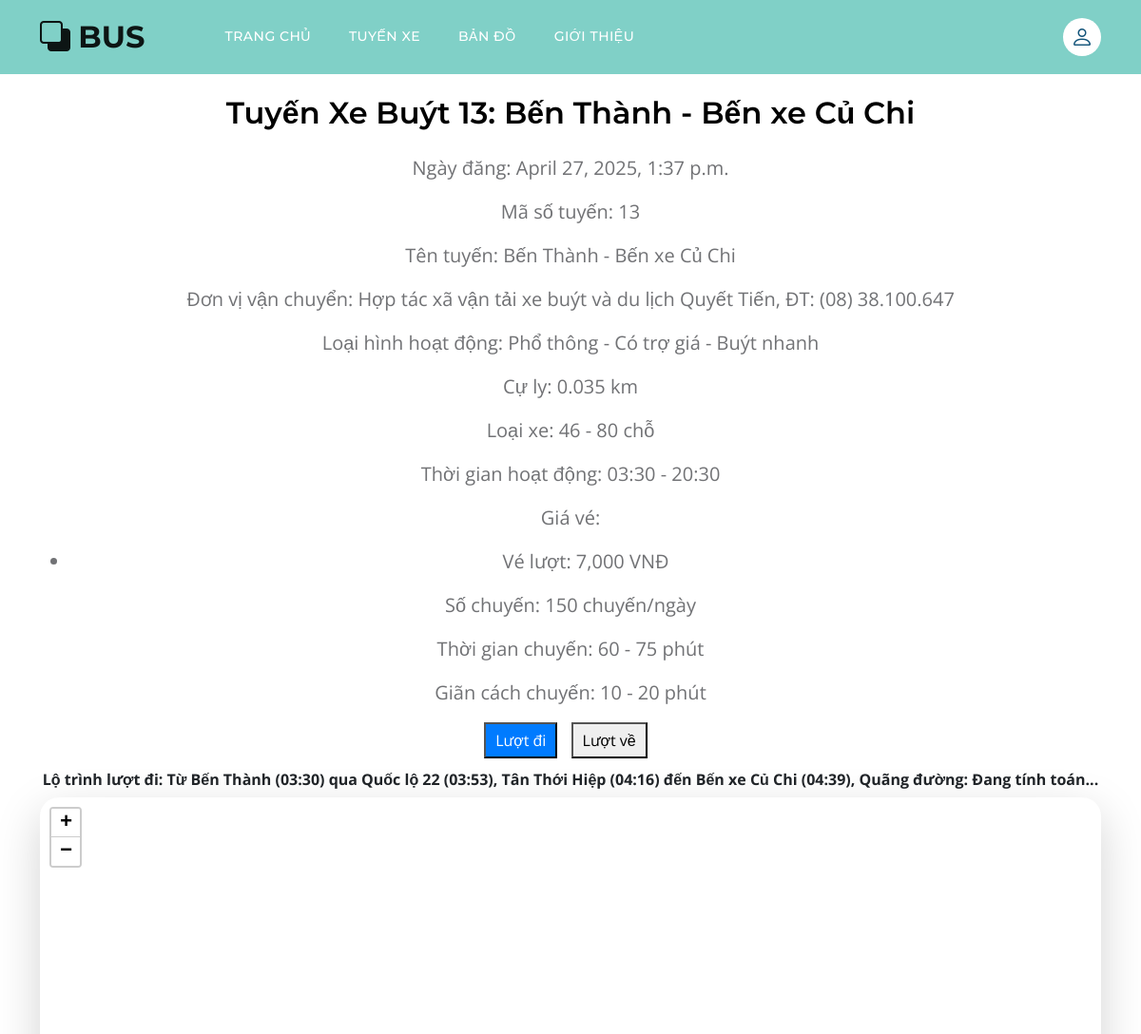
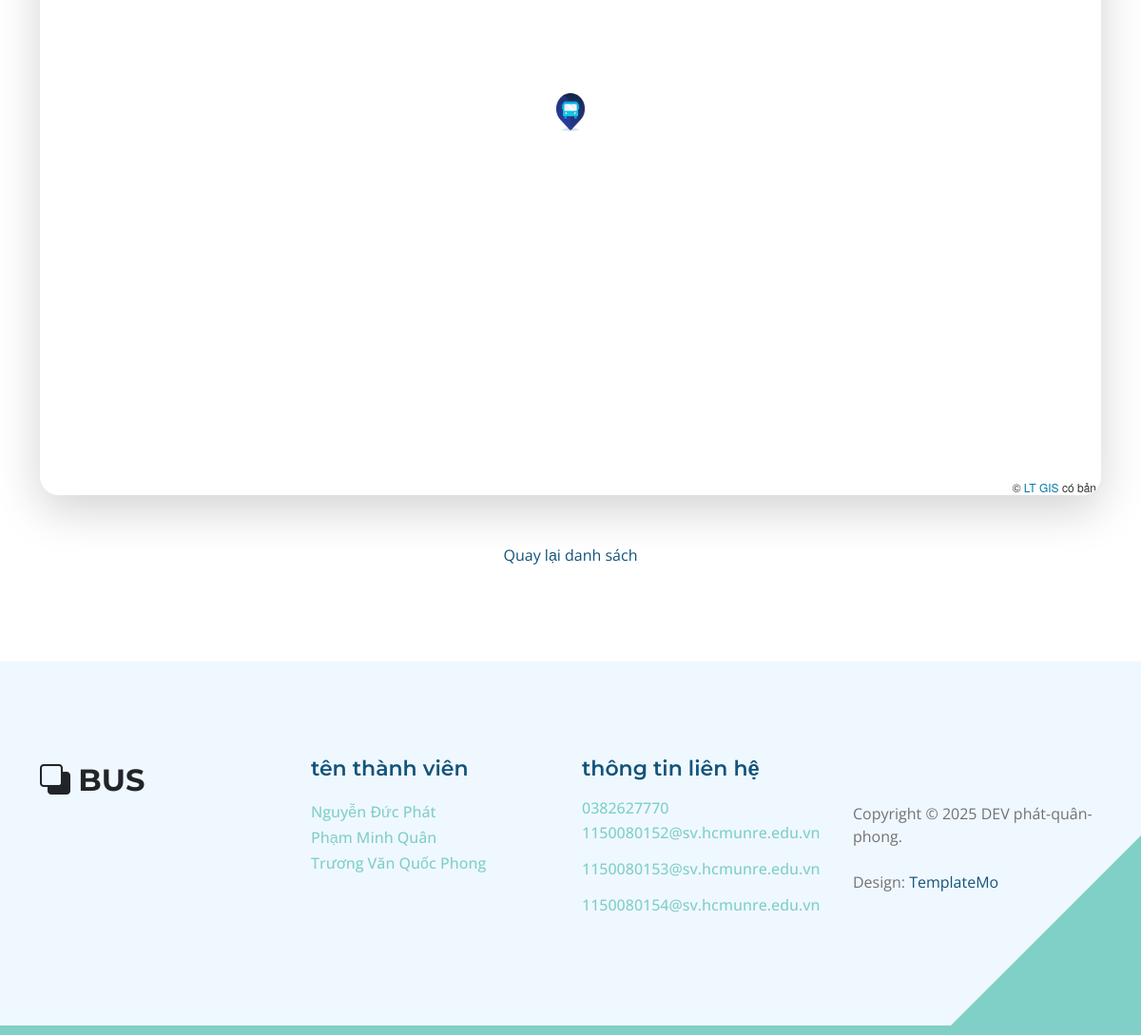
The page /bai-viet/tuyen-xe-buyt-13-ben-thanh-ben-xe-cu-chi/ on the database its author committed (2 pictures, top to bottom).
### posts/models.py (models this page shows, shortened)
class Post(models.Model):
    title = models.CharField(max_length=100)
    body = models.TextField()
    slug = models.SlugField(unique=True)
    date = models.DateTimeField(auto_now_add=True)
    points_outbound = models.JSONField(default=list, blank=True)
    points_inbound = models.JSONField(default=list, blank=True)

### posts/views.py (the view)
# urls.py: path("<slug:slug>/", views.post_page, name="page"),
def post_page(request, slug):
    detail = get_object_or_404(Post, slug=slug)
    return render(request, "posts/post_page.html", {"detail": detail})

### posts/templates/posts/post_page.html (shortened to what this page needs)
{% extends "index.html" %} {% load static %} {% block map %}
<link rel="stylesheet" href="{% static 'leaflet/leaflet.css' %}" />
<link rel="stylesheet" href="{% static 'css/map.css' %}" />
<link
  rel="stylesheet"
  href="https://unpkg.com/leaflet-routing-machine@latest/dist/leaflet-routing-machine.css"
/>
{% endblock %} {% block content %}
<section class="section-padding">
  <div class="container">
    <div class="row">
      <div class="col-lg-12 col-12 text-center">
        <h3 class="mb-4">{{ detail.title }}</h3>
        <p>Ngày đăng: {{ detail.date }}</p>
        <div>
          <p>{{ detail.body|safe }}</p>
        </div>
        <div class="route-toggle">
          <button id="show-outbound" class="active">Lượt đi</button>
          <button id="show-inbound">Lượt về</button>
        </div>
        <div id="route-distance">Quãng đường: Đang tính toán...</div>
        <div id="map" class="custom-block bg-white shadow-lg mb-5" style="height:770px"></div>
        <a href="{% url 'posts:list' %}">Quay lại danh sách</a>
      </div>
    </div>
  </div>
</section>
{% endblock %}

### static/css/templatemo-topic-listing.css (style rules this page uses)
:root { --white-color: #ffffff; --primary-color: #13547a; --secondary-color: #80d0c7; --section-bg-color: #f0f8ff; --custom-btn-bg-color: #80d0c7; --custom-btn-bg-hover-color: #13547a; --dark-color: #000000; --p-color: #717275; --border-color: #7fffd4; --link-hover-color: #13547a; --body-font-family: 'Open Sans', sans-serif; --title-font-family: 'Montserrat', sans-serif; --h1-font-size: 58px; --h2-font-size: 46px; --h3-font-size: 32px; --h4-font-size: 28px; --h5-font-size: 24px; --h6-font-size: 22px; --p-font-size: 20px; --menu-font-size: 14px; --btn-font-size: 18px; --copyright-font-size: 16px; --border-radius-large: 100px; --border-radius-medium: 20px; --border-radius-small: 10px; --font-weight-normal: 400; --font-weight-medium: 500; --font-weight-semibold: 600; --font-weight-bold: 700; }
body { background-color: var(--white-color); font-family: var(--body-font-family); }
h2, h3, h4, h5, h6 { color: var(--dark-color); }
h1, h2, h3, h4, h5, h6 { font-family: var(--title-font-family); font-weight: var(--font-weight-semibold); }
h3 { font-size: var(--h3-font-size); }
p { color: var(--p-color); font-size: var(--p-font-size); font-weight: var(--font-weight-normal); }
ul li { color: var(--p-color); font-size: var(--p-font-size); font-weight: var(--font-weight-normal); }
a, button { touch-action: manipulation; transition: all 0.3s; }
a { display: inline-block; color: var(--primary-color); text-decoration: none; }
.section-padding { padding-top: 100px; padding-bottom: 100px; }
.custom-block { border-radius: var(--border-radius-medium); position: relative; overflow: hidden; transition: all 0.3s ease; height: 100%; transform: translateY(-3px); }

### static/css/map.css (style rules this page uses)
#map { width: 100%; height: 100%; }

### posts/templates/posts/post_page.html (style rules this page uses)
#map { width: 100%; height: 100%; }
.route-toggle { margin: 10px 0; }
.route-toggle button { margin-right: 10px; padding: 5px 10px; }
.route-toggle button.active { background-color: #007bff; color: white; }
#route-distance { margin: 10px 0; font-weight: bold; }

### rows shown on the page
Post: title "Tuyến Xe Buýt 13: Bến Thành - Bến xe Củ Chi", date "April 27, 2025, 1:37 p.m.", body "Mã số tuyến: 13 Tên tuyến: Bến Thành - Bến xe Củ Chi Đơn vị vận chuyển: Hợp tác xã vận tải xe buýt và du lịch Quyết Tiến, ĐT: (08) 38.100.647 Loại hình hoạt động: Phổ thông - Có trợ giá - Buýt nhanh Cự ly: 0.035 km Loại xe: 46 - 80 chỗ Thời gian hoạt động: 03:30 - 20:30 Giá vé: Vé lượt: 7,000 VNĐ Số chuyến: 150 chuyến/ngày Thời gian chuyến: 60 - 75 phút Giãn cách chuyến: 10 - 20 phút"
